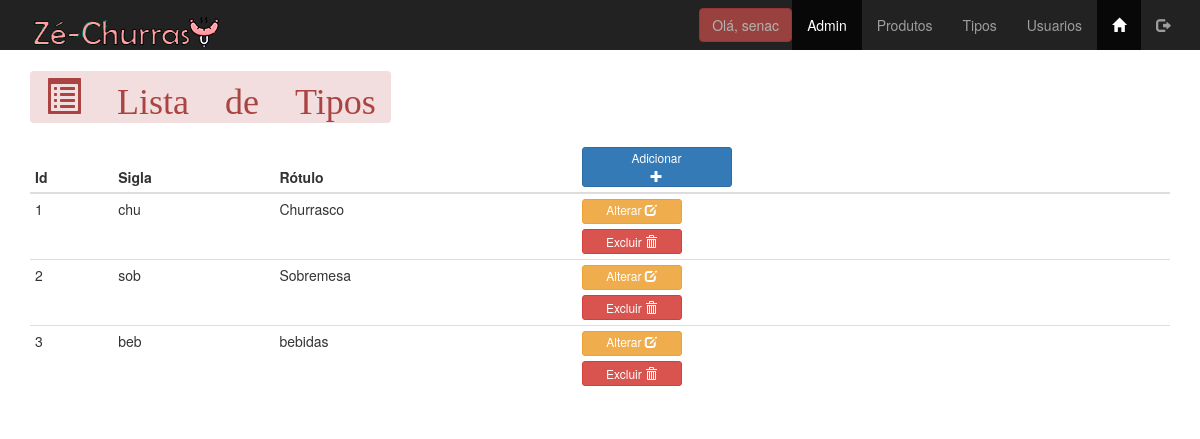
The page /Admin/tipos_lista.php (signed in) on the database its author committed.
### tables this page shows
create table tbtipos(
id_tipo int(11) not null,
sigla_tipo varchar(3) not null,
rotulo_tipo varchar(15) not null
);

### Admin/tipos_lista.php (the view, shortened to what this page needs)
<?php
include ('../connections/conn.php');
$consulta = "select * from tbtipos";
$lista = $conn->query($consulta);
$linha = $lista->fetch_assoc();
?>
<!DOCTYPE html>
<html lang="pt-BR">
<head>
    <link rel="stylesheet" href="../css/bootstrap.min.css">
    <link rel="stylesheet" href="../css/meu_estilo.css">
</head>
<body>
<?php include ('menu_adm.php');?>
<main class="container">
<h1 class="glyphicon glyphicon-list-alt breadcrumb alert-danger"> Lista de Tipos</h1>
<table class="table table-condensed table-hover tbopacidade">
        <thead>
            <th>Id</th>
            <th>Sigla</th>
            <th>Rótulo</th>
            <th>
                <a href="tipos_insere.php" class="btn btn-block btn-primary btn-xs" id="btn-Add">
                    <span class="hidden-xs">Adicionar<br></span>
                    <span class="glyphicon glyphicon-plus" aria-hidden="true"></span>
                </a>
            </th>
        </thead>
        <tbody>
        <?php do {?>
            <tr>
                <td><?php echo $linha['id_tipo'];?></td>
                <td>
                    <span class="hiddden-xs"><?php echo $linha['sigla_tipo']?></span>
                </td>
                <td><?php echo $linha['rotulo_tipo'];?></td>
                <td>
                <a href="tipos_atualiza.php?id_tipo=<?php echo $linha['id_tipo'];?>" class="btn btn-warning btn-block btn-xs" id="btn-padrao">
                        <span class="hidden-xs">Alterar</span>
                        <span class="glyphicon glyphicon-edit" aria-hidden="true"></span>
                    </a>
                    <button class="btn btn-danger btn-block btn-xs delete"
                    role="button"
                    data-nome="<?php echo $linha['sigla_tipo'];?>"
                    data-id="<?php echo $linha['id_tipo'];?>" id="btn-padrao">
                    <span class="hidden-xs">Excluir</span>
                    <span class="glyphicon glyphicon-trash" aria-hidden="true"></span>
                    </button>
                </td>
            </tr>
            <?php } while ($linha=$lista->fetch_assoc()); ?>
        </tbody>
    </table>
</main>
</body>
</html>

### css/meu_estilo.css (style rules this page uses)
#btn-padrao { width: 100px; height: 25px; }
#btn-Add { width: 150px; height: 40px; }

### rows shown on the page
tbtipos: id_tipo "1", sigla_tipo "chu", rotulo_tipo "Churrasco"
tbtipos: id_tipo "2", sigla_tipo "sob", rotulo_tipo "Sobremesa"
tbtipos: id_tipo "3", sigla_tipo "beb", rotulo_tipo "bebidas"

### other values the page prints
$_SESSION['login_usuario'] "senac"
